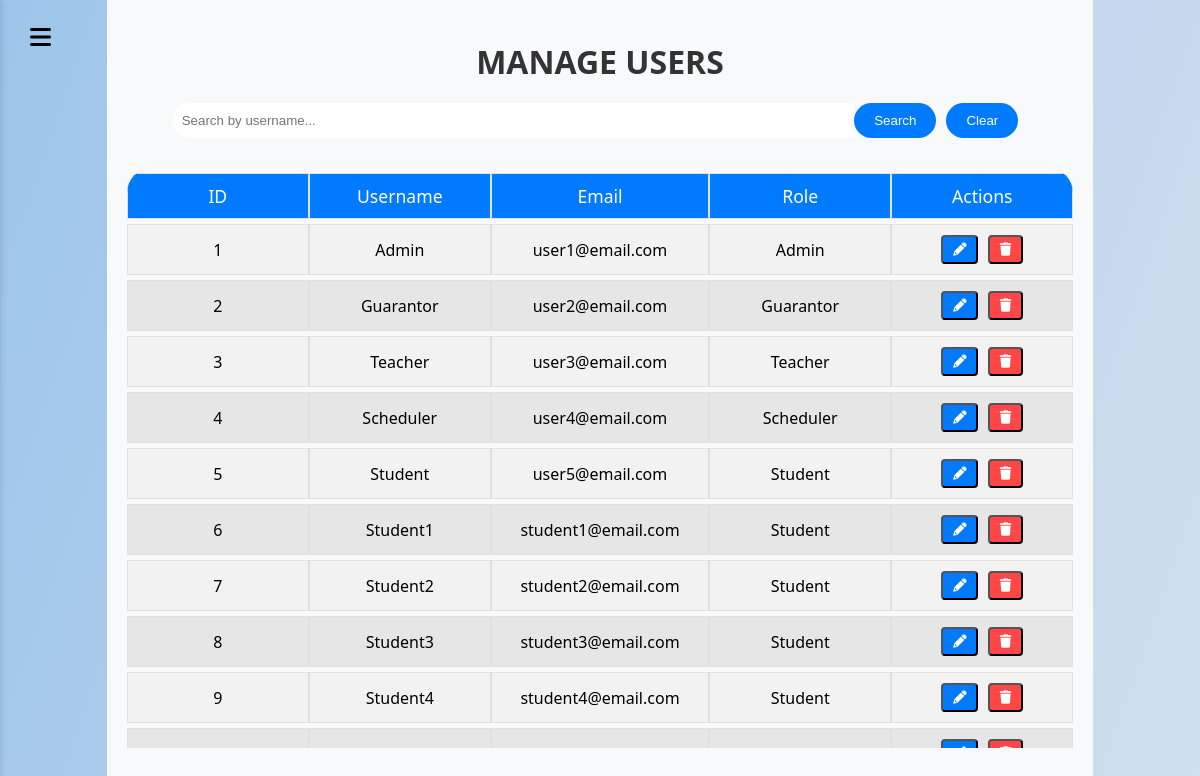
Screenshot of /Pages/Admin/manage_users_page.php (signed in) with the database file from the repository.
### tables this page shows
CREATE TABLE USERS (
     
    user_ID INT AUTO_INCREMENT NOT NULL PRIMARY KEY,
     
    username VARCHAR(50) NOT NULL UNIQUE,
    hashed_password VARCHAR(255) NOT NULL,  
    email VARCHAR(50) NOT NULL ,
    user_role ENUM('Admin', 'Guarantor', 'Teacher', 'Scheduler', 'Student') NOT NULL
);

### Pages/Admin/manage_users_page.php (the view, shortened to what this page needs)
<?php
require '../../Database/db_connect.php';
$searchQuery = isset($_GET['search']) ? $_GET['search'] : "";
$users = [];
if (!empty($searchQuery)) {
    $stmt = $pdo->prepare("SELECT * FROM USERS WHERE username LIKE :username");
    $stmt->execute(['username' => '%'.$searchQuery.'%']);
    $users = $stmt->fetchAll(PDO::FETCH_ASSOC);
} else {
    $stmt = $pdo->prepare("SELECT * FROM USERS");
    $stmt->execute();
    $users = $stmt->fetchAll(PDO::FETCH_ASSOC);
}
?>
<!DOCTYPE html>
<html lang="en">
<head>
    <link rel="stylesheet" href="../../Styles/style.css">
    <link rel="stylesheet" href="../../Styles/manage_users_style.css">
    <link rel="stylesheet" href="https://cdnjs.cloudflare.com/ajax/libs/font-awesome/6.0.0-beta3/css/all.min.css">
</head>
<body>
    <div class="sidebar-toggle" onclick="toggleSidebar()">
        <i class="fa-solid fa-bars"></i>
    </div>
    <div class="main-container">
        <div class="content">
            <div class="title">Manage Users</div>
            <div class="search-form">
                <input type="text" id="searchBox" value="<?php echo htmlspecialchars($searchQuery); ?>" class="search-input" placeholder="Search by username...">
                <button onclick="searchUser()" class="search-btn">Search</button>
                <button onclick="clearAndSearch()" class="search-btn">Clear</button>
            </div>
            <div class="table-responsive">
                <table>
                    <thead>
                        <tr>
                            <th>ID</th>
                            <th>Username</th>
                            <th>Email</th>
                            <th>Role</th>
                            <th>Actions</th>
                        </tr>
                    </thead>
                    <tbody>
                        <?php foreach ($users as $user) { ?>
                            <tr>
                                <td data-column="ID"><?php echo $user['user_ID']; ?></td>
                                <td data-column="Username"><?php echo $user['username']; ?></td>
                                <td data-column="Email"><?php echo $user['email']; ?></td>
                                <td data-column="Role"><?php echo $user['user_role']; ?></td>
                                <td data-column="Actions">
                                    <button class="edit-btn" onclick="openEditModal(<?php echo $user['user_ID']; ?>)">
                                        <i class="fas fa-pencil-alt"></i>
                                    </button>
                                    <button class="delete-btn" onclick="deleteUser(<?php echo $user['user_ID']; ?>)">
                                        <i class="fas fa-trash"></i>
                                    </button>
                                </td>
                            </tr>
                        <?php } ?>
                    </tbody>
                </table>
            </div>
        </div>
    </div>
</body>
</html>

### Styles/style.css (style rules this page uses)
.title { text-align: center; font-size: 2em; margin-top: 20px; margin-bottom: 20px; color: #333; font-weight: bold; text-transform: uppercase; }
.main-container { display: flex; height: 100vh; }
.content { flex: 1; padding: 20px; background-color: #f8f9fa; }
.sidebar-toggle { position: absolute; top: 5px; left: 10px; z-index: 1000; cursor: pointer; }
.sidebar-toggle i { font-size: 24px; cursor: pointer; padding: 19.96px; }
.table-responsive { max-width: 100%; overflow-y: auto; display: block; max-height: 600px; z-index: 2; }
table { width: 100%; border-collapse: separate; border-spacing: 0 5px; margin-top: 20px; background-color: transparent; box-shadow: 0 4px 6px rgba(0, 0, 0, 0.1); border-radius: 25px; overflow: hidden; }
table th, table td { padding: 10px 15px; border: 1px solid #e0e0e0; text-align: center; min-width: 150px; width: 20%; z-index: 1; overflow: hidden; text-overflow: ellipsis; white-space: nowrap; }
table th { background-color: #007BFF; position: sticky; color: #ffffff; font-weight: 500; font-size: 1.1em; z-index: 1; }
table tr:nth-child(odd) { background-color: #f2f2f2; }
table tr:nth-child(even) { background-color: #e6e6e6; }
.edit-btn { display: inline-block; padding: 5px 10px; background-color: #007BFF; color: #ffffff; border-radius: 4px; text-decoration: none; margin-right: 5px; transition: background-color 0.3s; }
.delete-btn { display: inline-block; padding: 5px 10px; background-color: #FF4747; color: #ffffff; border-radius: 4px; text-decoration: none; transition: background-color 0.3s; }
.search-form { display: flex; justify-content: center; margin-bottom: 10px; }
.search-input[type="text"] { padding: 10px; border: none; border-radius: 20px 0 0 20px; outline: none; width: 70%; }
.search-btn { padding: 10px 20px; margin-right: 10px; border: none; background-color: #007BFF; color: white; border-radius: 20px; cursor: pointer; }

### rows the page displays
users: user_ID "1", username "Admin", email "user1@email.com", user_role "Admin"
users: user_ID "2", username "Guarantor", email "user2@email.com", user_role "Guarantor"
users: user_ID "3", username "Teacher", email "user3@email.com", user_role "Teacher"
users: user_ID "4", username "Scheduler", email "user4@email.com", user_role "Scheduler"
users: user_ID "5", username "Student", email "user5@email.com", user_role "Student"
users: user_ID "6", username "Student1", email "student1@email.com", user_role "Student"
users: user_ID "7", username "Student2", email "student2@email.com", user_role "Student"
users: user_ID "8", username "Student3", email "student3@email.com", user_role "Student"
users: user_ID "9", username "Student4", email "student4@email.com", user_role "Student"
